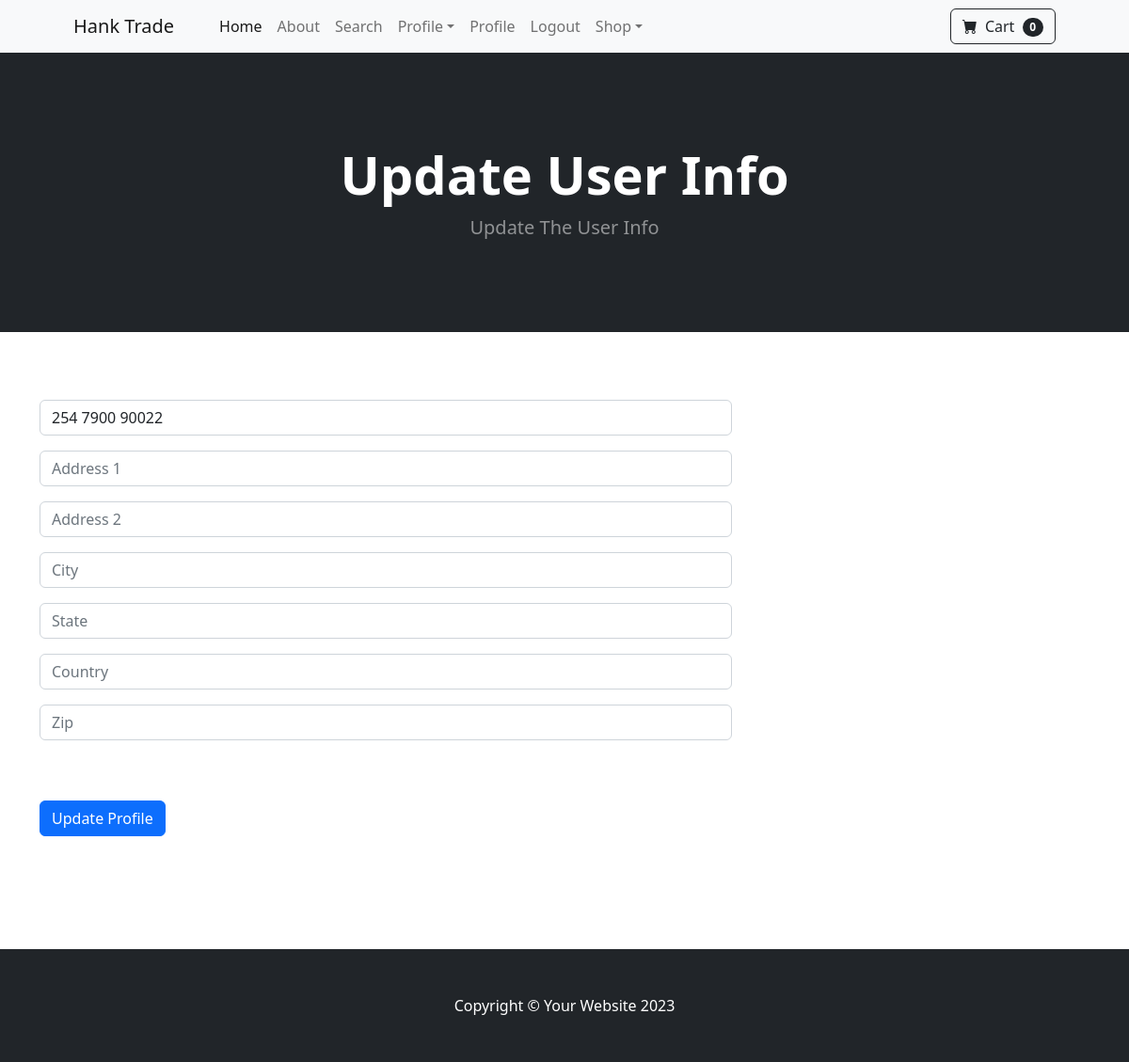
Before: /update_info/ (signed in) with the older database file.
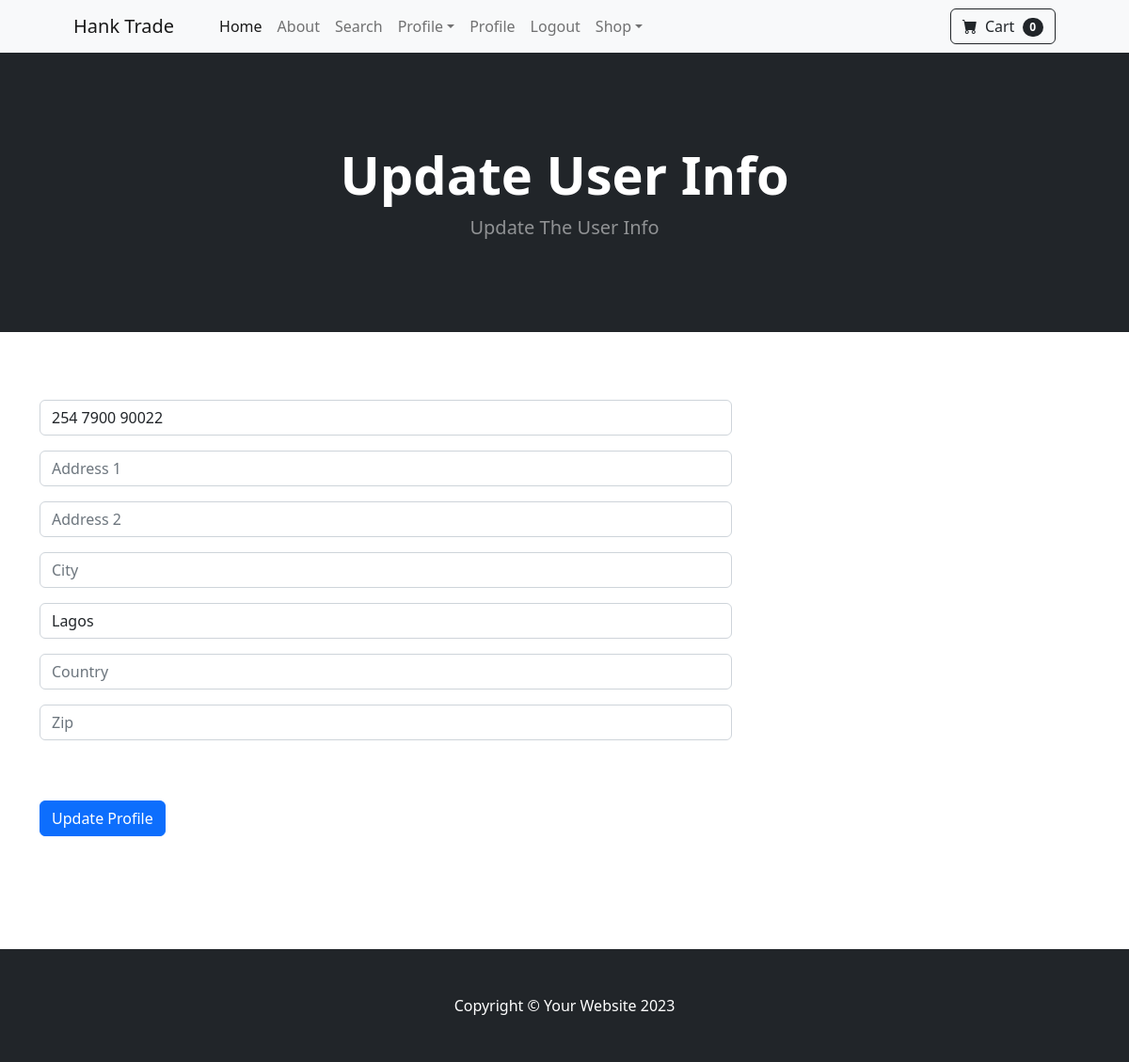
After: the same page with the newer database file.
### store/models.py (models this page shows, shortened)
class Profile(models.Model):
    user = models.OneToOneField(User, on_delete= models.CASCADE)
    date_modified = models.DateTimeField(User, auto_now=True)
    phone = models.CharField(max_length = 20, blank = True)
    address1 = models.TextField(max_length = 255, blank = True)
    address2 = models.TextField(max_length = 255, blank = True)
    city = models.CharField(max_length = 255, blank = True)
    state = models.CharField(max_length = 255, blank = True)
    country = models.CharField(max_length = 255, blank = True)
    zip = models.CharField(max_length = 255, blank = True)

### store/views.py (the view)
# urls.py: path('update_info/', views.update_info, name='update_info'),
def update_info(request):
    if request.user.is_authenticated:
        current_user = Profile.objects.get(user__id=request.user.id)
        form = UserInfoForm(request.POST or None, instance=current_user)
        if form.is_valid():
            form.save()
            messages.success(request, "Your Info updated Successfully")
            return redirect('home')
        return render(request, "update_info.html", {'form': form})
    else:
        messages.success(request, "You Must Be Logged In To Update User Details")
        return redirect('home')

### store/forms.py
class UserInfoForm(forms.ModelForm):
	phone = forms.CharField(label="", widget=forms.TextInput(attrs={'class':'form-control', 'placeholder':'Phone'}), required=False)
	address1 = forms.CharField(label="", widget=forms.TextInput(attrs={'class':'form-control', 'placeholder':'Address 1'}), required=False)
	address2 = forms.CharField(label="", widget=forms.TextInput(attrs={'class':'form-control', 'placeholder':'Address 2'}), required=False)
	city = forms.CharField(label="", widget=forms.TextInput(attrs={'class':'form-control', 'placeholder':'City'}), required=False)
	state = forms.CharField(label="", widget=forms.TextInput(attrs={'class':'form-control', 'placeholder':'State'}), required=False)
	country = forms.CharField(label="", widget=forms.TextInput(attrs={'class':'form-control', 'placeholder':'Country'}), required=False)
	zip = forms.CharField(label="", widget=forms.TextInput(attrs={'class':'form-control', 'placeholder':'Zip'}), required=False)
	class Meta:
		model = Profile
		fields = ['phone', 'address1', 'address2', 'city', 'state', 'country', 'zip']

### cart/cart.py (called while the page is built)
    def __len__(self):
        return len(self.cart)

### store/templates/update_info.html (shortened to what this page needs)
{% extends "base.html" %}
{% block content %}
<header class="bg-dark py-5">
    <div class="container px-4 px-lg-5 my-5">
        <div class="text-center text-white">
            <h1 class="display-4 fw-bolder">Update User Info</h1>
            <p class="lead fw-normal text-white-50 mb-0">Update The User Info</p>
        </div>
    </div>
</header>
<br>
    <br>
    <br>
<div class="container ">
    <div class="row">
        <div class="col-lg-8">
            <form method="POST" action= {% url 'update_info' %}>
                {{ form.as_p }}
                <br> <br>
                <button type="submit" class="btn btn-primary">Update Profile</button>
<br> <br>
        </div>
    </div>
    </div>
    <br>
    <br>
    <br>
{% endblock %}

Changed rows visible on the page:
changed Profile: state (not shown) → "Lagos"
